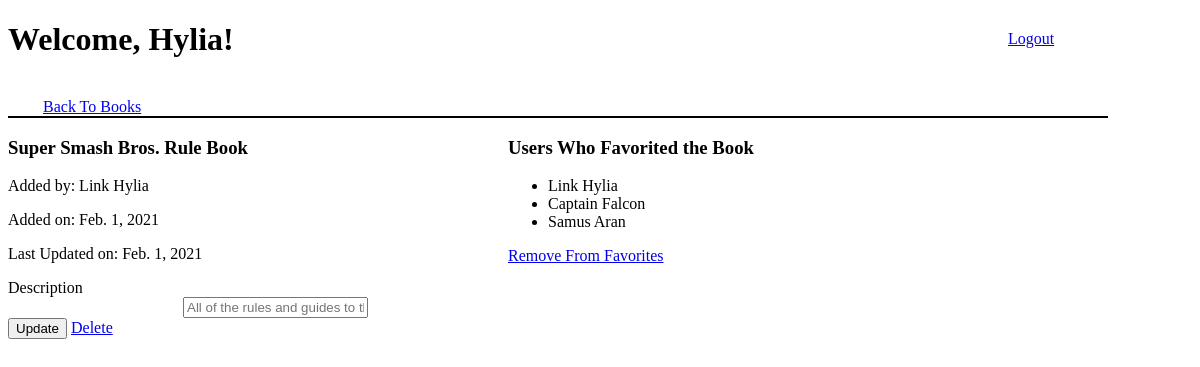
The page /books/2 (signed in) on the database its author committed.
### book_app/models.py (models this page shows)
class User(models.Model):
    first_name=models.CharField(max_length=255)
    last_name=models.CharField(max_length=255)
    email=models.CharField(max_length=45)
    password=models.CharField(max_length=45)
    created_at = models.DateTimeField(auto_now_add=True)
    updated_at = models.DateTimeField(auto_now=True)
    objects = UserManager()

class Book(models.Model):
    title = models.CharField(max_length=255)
    description = models.CharField(max_length=255)
    creator = models.ForeignKey(User, related_name="has_created_books", on_delete=models.CASCADE)
    favorited_by = models.ManyToManyField(User, related_name="favorited_books")
    created_at = models.DateField(auto_now_add=True)
    updated_at = models.DateField(auto_now=True)
    objects = BookManager()

### book_app/views.py (the view)
# urls.py: path('books/<int:book_id>', views.one_book),
def one_book(request, book_id):
    context = {
        'book': Book.objects.get(id=book_id),
        'current_user': User.objects.get(id=request.session['user_id'])
    }
    return render(request, "one_book.html", context)

### book_app/templates/one_book.html (shortened to what this page needs)
<!DOCTYPE html>
<html lang="en">
<head>
    {% load static %}
    <link rel="stylesheet" href="{% static 'css/style.css' %}">
</head>
<body>
    <div id="wrapper">
        <div class="nav">
            <h1>Welcome, {{request.session.user_name}}!</h1> <a href="/logout" class="escape">Logout</a> <a href="/books" class="return">Back To Books</a>
        </div>
        <div class="container">
            <h3>{{book.title}}</h3>
            <p>Added by: {{book.creator.first_name}} {{book.creator.last_name}}</p>
            <p>Added on: {{book.created_at}}</p>
            <p>Last Updated on: {{book.updated_at}}</p>
            {% if book.creator.id != request.session.user_id %}
            <p>Description: {{book.description}}</p>
            {% else %}
            <form action="/books/{{book.id}}/update" method="post">
                <label for="description">Description</label>
                <input name="description" class="form-control w-50" placeholder="{{book.description}}">
                <button type="submit" class="btn btn-primary">Update</button>
                <a href="/books/{{book.id}}/delete" role="button" class="btn btn-danger">Delete</a>
            </form>
            {% endif %}
        </div>
        <div class="container">
            <h3>Users Who Favorited the Book</h3>
            <ul>
                {% for fav in book.favorited_by.all %}
                <li>{{fav.first_name}} {{fav.last_name}}</li>
                {% endfor %}
            </ul>
            {% if current_user in book.favorited_by.all %}
            <a href="/unfavorite/{{book.id}}" role="button" class="btn btn-danger">Remove From Favorites</a>
            {% else %}
            <a href="/favorite/{{book.id}}" role="button" class="btn btn-warning">Add to Favorites</a>
            {% endif %}
        </div>
    </div>
</body>
</html>

### book_app/static/css/style.css (style rules this page uses)
#wrapper { margin: 0px auto; width: 1200px; }
input { display: block; margin-left: 175px; }
.nav { border-bottom: 2px solid black; width: 1100px; }
.escape { margin-left: 1000px; vertical-align: top; display: inline-block; margin-top: -50px; }
.return { margin-left: 35px; display: inline-block; }
.container { display: table-cell; width: 500px; vertical-align: top; }

### rows shown on the page
User: session.user_name "Hylia", first_name "Link", last_name "Hylia"
Book: title "Super Smash Bros. Rule Book", creator.first_name "Link", creator.last_name "Hylia", created_at "Feb. 1, 2021", updated_at "Feb. 1, 2021", description "All of the rules and guides to the Smash Bros. Tournament"
User: first_name "Captain", last_name "Falcon"
User: first_name "Samus", last_name "Aran"
